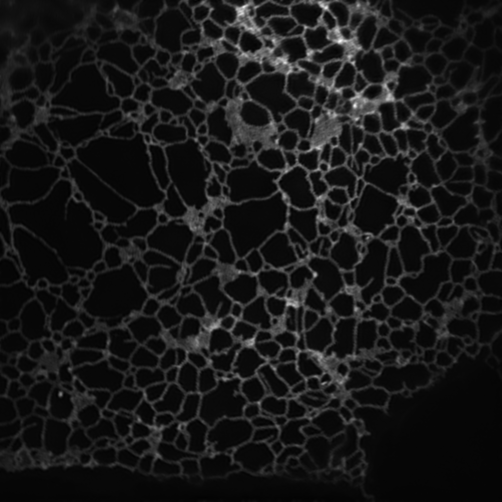
#> input picture data/raw/biosr_er_highres_reference.tif, 1004 x 1004 px, given in place of e752a357-104_2.tif, which was not available (shown at 1/2 size)
$ python build_scores.py
#> lines starting #> are read from the running program, lines starting #| are printed output that depends on the picture; after the words box and inside, x2 and y2 are one past the last pixel; in counts of white or black regions, pixels touching at a corner belong together; pictures that were not available may be replaced by others from this repository, and a replacement may not be noted
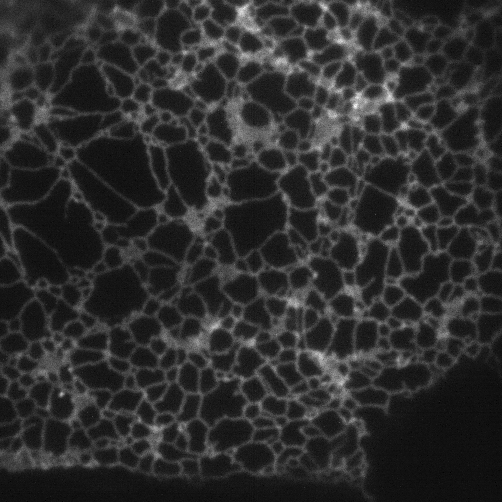
#> input picture data/raw/biosr_er_lowres_input.tif, 502 x 502 px, given in place of 6151ff66-104.tif, which was not available
### fig3/harness/legacy_scorers/score_endo.py
"""Object F1 (IoU >= 0.5, greedy one-to-one) of a label image against the manual endothelial annotation (annotator 1,
outlines drawn on the acquired PECAM-1 image of the same field). As in Fig. 2: border cells and slivers < 150 px removed
from the reference; border objects are also removed from the prediction."""
import sys, json, numpy as np, tifffile
sys.path.insert(0, '<work2>/fig2')
from matching import match
from skimage.measure import label
from skimage.segmentation import clear_border, expand_labels
U = "<uploads>/"
def lines_to_cells(lines):
    lab = expand_labels(label(~lines, connectivity=1), 2)
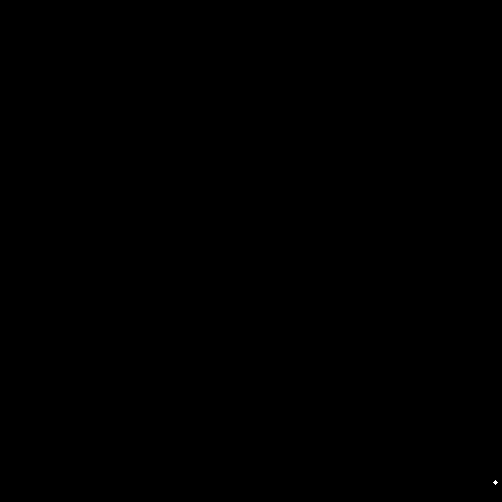
#> lab: shape (502, 502) int32; values 0 (black) and 1 (white), 0.01% white in thin lines or dots, all inside (x1, y1, x2, y2) = (493, 480, 498, 485)
    lab = clear_border(lab)
    sizes = np.bincount(lab.ravel()); lab[np.isin(lab, np.where(sizes < 150)[0])] = 0
#> after `sizes = np.bincount(lab.ravel())`: sizes = [251991, 13]
#> after `lab[np.isin(lab, np.where(sizes < 150)[0])] = 0`: lab: shape (502, 502) int32; 0.01% of pixels changed, all inside (x1, y1, x2, y2) = (493, 480, 498, 485)
    return lab
def gt(which=1):
    return lines_to_cells(tifffile.imread(U + ("6151ff66-104.tif" if which == 1 else "b7199d2f-104_1.tif")) > 0)
# [6 lines left out: function score, not called in this run]
# [2 lines that do not run on import are left out]

### fig3/harness/build_scores.py
"""Collect every score for the three-task Figure 3 into fig_scores.json (missing runs -> null).
Tasks: nuclei (DAPI, easy), cancer (brightfield, medium), endo (brightfield, hard). F1 at IoU >= 0.5, whole field,
except row c, which is scored on the held-out right half (x >= 512) for both conditions so they are comparable."""
import json, os, sys, numpy as np, tifffile
sys.path.insert(0, '../bf'); sys.path.insert(0, '../v3')
sys.path.insert(0, '<work2>/fig2')
from matching import match
from skimage.segmentation import clear_border
U = '<uploads>/'
TASKS = ['nuclei', 'cancer', 'endo']


def f1_of(p):
    """F1, or -1 for a run whose script crashed / wrote no labels (plotted as x, counted as F1 0)."""
    try:
        d = json.load(open(p))
    except Exception:
        return None
    return -1 if d.get('error') else d.get('f1')


def runs(paths):
    return [f1_of(p) for p in paths]


def n_of(p):
    try:
        d = json.load(open(p))
    except Exception:
        return None
    return None if d.get('error') else d.get('n_pred')


def counts(paths):
    return [n_of(p) for p in paths]


# ---------------- held-out half scoring (row c)
from score_endo import gt as endo_gt
GT = {'cancer': tifffile.imread(U + 'e752a357-104_2.tif').astype(int), 'endo': endo_gt(),
      'nuclei': tifffile.imread(U + '1add3634-104_3.tif').astype(int)}
CANC = tifffile.imread(U + 'e752a357-104_2.tif') > 0
#> CANC: shape (1004, 1004) bool; 100% white; black in thin lines or dots, all inside (x1, y1, x2, y2) = (397, 0, 398, 1)
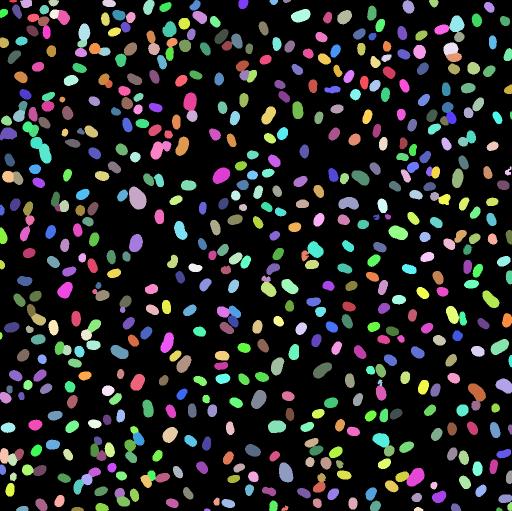
#> input picture fig3/baselines/cellpose_default_nuclei/labels.tif, 1024 x 1022 px, found by its file name (shown at 1/2 size)


def f1_half(task, L):
    """F1 on the held-out half (x >= 512); conventions as the whole-field scorers."""
#> called with task = 'nuclei'
    g = GT[task][:, 512:].copy(); p = L[:, 512:].astype(int).copy() if L.shape[1] == 1024 else L.astype(int).copy()
#> after `g = GT[task][:, 512:].copy()`: g = empty array
#> after `p = L[:, 512:].astype(int).copy() if L.shape[1] == 1024 else L.astype(`:
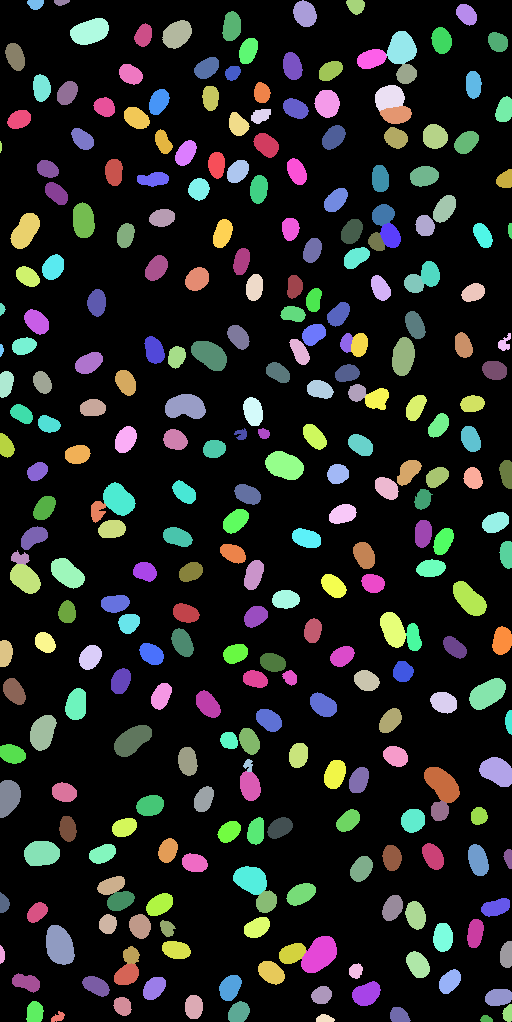
#> p: shape (1022, 512) int64; 286 distinct labels, from 0 to 583; one colour per label, 0 black
    if task == 'endo':
        g = clear_border(g); p = clear_border(p)
    if task == 'nuclei':
        c = CANC[:, 512:]
#> c: shape (1004, 492) bool; every value is 1
        ids, cnt = np.unique(p[p > 0], return_counts=True)
#> ids = 285 values from 8 to 583; cnt = 285 values, max 927 at index 258, min 20 at index 44, mean 390.3
#> (the run stopped early here; a loop or call above may not have finished)
